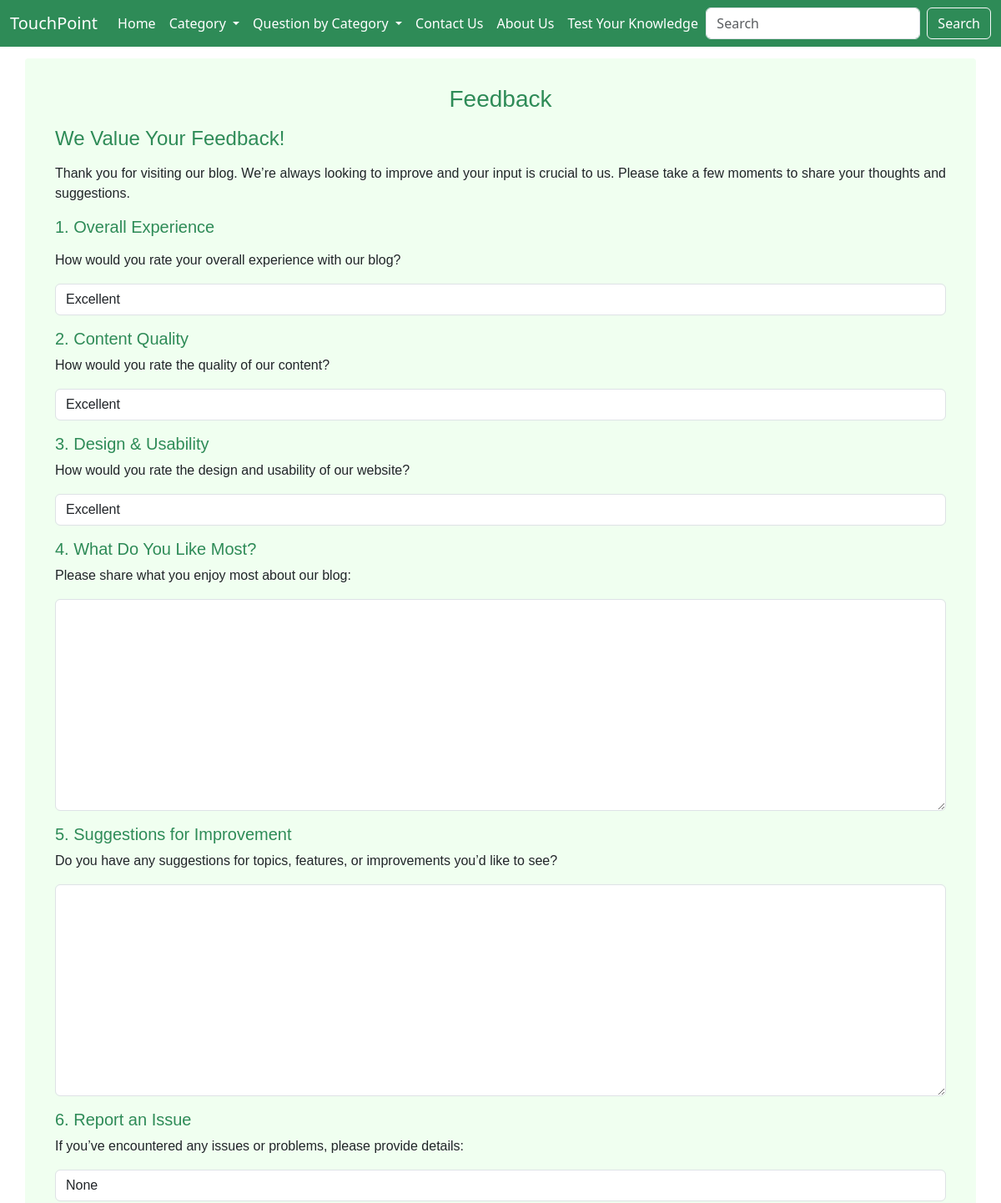
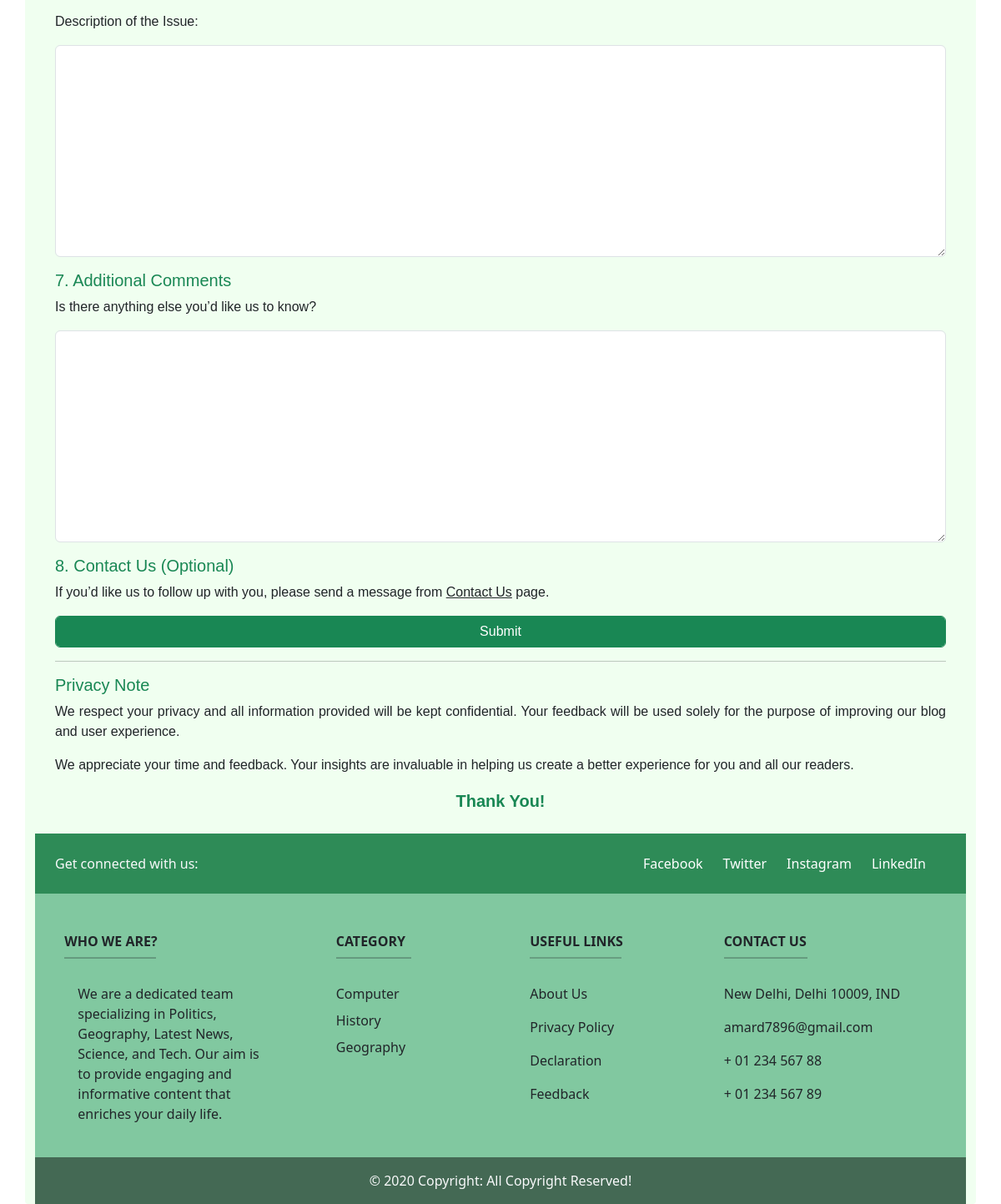
The page /feedback/ on the database its author committed (2 pictures, top to bottom).
### blogs/models.py (models this page shows, shortened)
class BaseClass(models.Model):
    uid = models.UUIDField(primary_key=True, default=uuid.uuid4)
    class Meta:
        abstract=True

class Feedback(BaseClass):
    FEEDBACK_CHOICE = [
        ('5','Excellent'),
        ('4','Good'),
        ('3','Average'),
        ('2','Poor'),
        ('2','Vary Poor'),
    ]
    ISSUE_OR_PROBLEM = [
        ('1','Design Problem'),
        ('2','Content Erro'),
        ('3','Bug/Technical Issue'),
        ('4','Other'),
        ('5','None'),
    ]
    overall_experiance = models.CharField(max_length=1,choices=FEEDBACK_CHOICE,default=5)
    content_quality = models.CharField(max_length=1,choices=FEEDBACK_CHOICE,default=5)
    design_usability = models.CharField(max_length=1,choices=FEEDBACK_CHOICE,default=5)
    most_enjoyable_thing = models.TextField(max_length=300)
    suggestions = models.TextField(max_length=200)
    encountered_any_issues = models.CharField(max_length=1,choices=ISSUE_OR_PROBLEM,default=5)
    description_of_issue = models.TextField(max_length=300)
    additional_comment = models.TextField(max_length=300)
    slug = models.SlugField(default='',null=False)

class Catogery(BaseClass):
    name = models.CharField(max_length=50,null=False,unique=True)
    slug = models.SlugField(default='',null=False)
    def __str__(self):
        return f'{self.name}'

### blogs/views.py (the view)
# urls.py: path('feedback/', views.Feedback, name='feedback'),
def Feedback(request):
    cat_manu = Catogery.objects.all()
    if request.method == 'POST':
        form = FeedbackForm(request.POST)
        if form.is_valid():
            form.save()
            messages.info(request,'Thank you for submiting your valuable view with us.')
            return redirect('/')  # Redirect to a success page
    else:
        form = FeedbackForm()
    return render(request, 'other-app/feedback.html', {'form': form,"cat_manu":cat_manu})

### blogs/forms.py
class FeedbackForm(forms.ModelForm):
    class Meta:
        model = Feedback
        fields = (
            'overall_experiance',
            'content_quality',
            'design_usability',
            'most_enjoyable_thing',
            'suggestions',
            'encountered_any_issues',
            'description_of_issue',
            'additional_comment'
        )
        widgets = {
            'description_of_issue':forms.Textarea(attrs={'class':'form-control'}),
            'additional_comment':forms.Textarea(attrs={'class':'form-control'}),
            'suggestions':forms.Textarea(attrs={'class':'form-control'}),
            'most_enjoyable_thing':forms.Textarea(attrs={'class':'form-control'}),
            'overall_experiance':forms.Select(attrs={'class':'form-control'}),
            'content_quality':forms.Select(attrs={'class':'form-control'}),
            'design_usability':forms.Select(attrs={'class':'form-control'}),
            'encountered_any_issues':forms.Select(attrs={'class':'form-control'}),
        }

### templates/other-app/feedback.html (shortened to what this page needs)
{% extends 'header&footer/base.html' %}
{% block content %}
<head><title>Feedback</title></head>
<div class="m-4" style="text-align: justify;">
    <h3 class="text-center" style="color: #2E8B57;">Feedback</h3>
    <h4 class="mt-3 mb-3" style="color: #2E8B57;">We Value Your Feedback!</h4>
    <p> Thank you for visiting our blog. We’re always looking to improve and your input is crucial to us. Please take a
        few moments to share your thoughts and suggestions.</p>
    <h5 class="mt-3 mb-3" style="color: #2E8B57;">1. Overall Experience</h5>
    <form action="" method="POST">
    <p>How would you rate your overall experience with our blog?</p>
    <div class="my-3 ">{{form.overall_experiance}}</div>
    <h5 style="color: #2E8B57;">2. Content Quality</h5>
    <p>How would you rate the quality of our content?</p>
    <div class="my-3">{{form.content_quality}}</div>
    <h5 style="color: #2E8B57;">3. Design & Usability</h5>
    <p>How would you rate the design and usability of our website?</p>
    <div class="my-3">{{form.design_usability}}</div>
    <h5 style="color: #2E8B57;">4. What Do You Like Most?</h5>
    <p>Please share what you enjoy most about our blog:</p>
    <div class="my-3">{{form.most_enjoyable_thing}}</div>
    <h5 style="color: #2E8B57;">5. Suggestions for Improvement</h5>
    <p>Do you have any suggestions for topics, features, or improvements you’d like to see?</p>
    <div class="my-3">{{form.suggestions}}</div>
    <h5 style="color: #2E8B57;">6. Report an Issue</h5>
    <p>If you’ve encountered any issues or problems, please provide details:</p>
    <div class="my-3">{{form.encountered_any_issues}}</div>
    <p>Description of the Issue:</p>
    <div class="my-3">{{form.description_of_issue}}</div>
    <h5 class="text-success">7. Additional Comments</h5>
    <p>Is there anything else you’d like us to know?</p>
    <div class="my-3">{{form.additional_comment}}</div>
    <h5 class="text-success">8. Contact Us (Optional)</h5>
    <p>If you’d like us to follow up with you, please send a message from <a href="{% url 'contact' %}"
            class="text-decoration-none-underline text-dark">Contact Us</a> page.</p>
    <input type="submit" class="form-control btn btn-success" value="Submit">
    </form>
    <hr>
    <h5 class="mt-3 text-success">Privacy Note</h5>
    <p>We respect your privacy and all information provided will be kept confidential. Your feedback will be used solely
        for the purpose of improving our blog and user experience.
    </p>
    <p>We appreciate your time and feedback. Your insights are invaluable in helping us create a better experience for
        you and all our readers.</p>
    <p class="text-center fs-5 text-success"><b>Thank You!</b></p>
</div>
{% endblock %}

### templates/header&footer/base.html (shortened to what this page needs)
<!doctype html>
<html lang="en">
{% load static %}
<head>
    <link rel="stylesheet" href="{% static 'css/bootstrap.min.css' %}">
    <link rel="stylesheet" href="{% static 'css/additional-css.css' %}">
</head>
<body>
    <nav class="navbar navbar-expand-lg" style="background-color: #2E8B57;">
        <div class="container-fluid">
            <a class="navbar-brand text-white" id="how1" id="brand" href="{% url 'home' %}">TouchPoint</a>
            <div class="collapse navbar-collapse" id="navbarSupportedContent">
                <ul class="navbar-nav me-auto mb-2 mb-lg-0">
                    <li class="nav-item">
                        <a class="nav-link text-white {% if request.path == '/' %}active{% endif %}" aria-current="page"
                            href="{% url 'home' %}" id="how1">Home</a>
                    </li>
                    <li class="nav-item dropdown">
                        <a class="nav-link dropdown-toggle text-white" href="#" role="button" data-bs-toggle="dropdown"
                            aria-expanded="false" id="how1">
                            Category
                        </a>
                    </li>
                    <li class="nav-item dropdown">
                        <a class="nav-link dropdown-toggle text-white" href="#" role="button" data-bs-toggle="dropdown"
                            aria-expanded="false" id="how1">
                            Question by Category
                        </a>
                    </li>
                    <li class="nav-item">
                        <a class="nav-link text-white {% if request.path == '/contact/' %}active{% endif %}"
                            aria-current="page" href="{% url 'contact' %}" id="how1">Contact Us</a>
                    </li>
                    <li class="nav-item">
                        <a class="nav-link text-white {% if request.path == '/about/' %}active{% endif %}"
                            aria-current="page" href="{% url 'about' %}" id="how1">About Us</a>
                    </li>
                    <li class="nav-item">
                        <a class="nav-link text-white {% if request.path == '/quiz-list/' %}active{% endif %}"
                            aria-current="page" href="{% url 'quiz-list' %}" id="how1">Test Your Knowledge</a>
                    </li>
                </ul>
                <form class="d-flex" role="search" method="POST" action="{% url 'searched-key' %}">
                    <input class="form-control me-2" name="search" type="search" placeholder="Search"
                        aria-label="Search">
                    <button class="btn btn-outline-light text-white" type="submit">Search</button>
                </form>
            </div>
        </div>
    </nav>
    <div class="container" style="background-color: #F0FFF0; border-radius: 4px; margin-top: 70px;">
        <div class="pt-2">
            <div style="margin-top: 5px; font-family: sans-serif;">
                {% block content %}
                {% endblock %}
            </div>
        </div>
        <div class="mt-4">
            <footer class="text-center text-lg-start text-dark" style="background-color: #81c8a0;">
                <section class="d-flex justify-content-between align-items-center p-4"
                    style="background-color: #2E8B57;">
                    <div class="me-5 text-center text-lg-start mb-3 mb-lg-0">
                        <p class="mb-0 text-light">Get connected with us:</p>
                    </div>
                    <div>
                        <ul class="list-unstyled d-flex flex-column flex-lg-row justify-content-center mb-0">
                            <li class="mb-2 mb-lg-0 me-4">
                                <a href="https://www.facebook.com/" class="text-white text-decoration-none" target="_blank">
                                     Facebook
                                </a>
                            </li>
                            <li class="mb-2 mb-lg-0 me-4">
                                <a href="https://twitter.com/" class="text-white text-decoration-none" target="_blank">
                                     Twitter
                                </a>
                            </li>
                            <li class="mb-2 mb-lg-0 me-4">
                                <a href="https://www.instagram.com/invites/contact/?igsh=1qs36mg4p1k67&utm_content=w1vv9wj" class="text-white text-decoration-none" target="_blank">
                                     Instagram
                                </a>
                            </li>
                            <li class="mb-2 mb-lg-0 me-4">
                                <a href="https://www.linkedin.com/in/" class="text-white text-decoration-none" target="_blank">
                                     LinkedIn
                                </a>
                            </li>
                        </ul>
                    </div>
                </section>
                <section class="">
                    <div class="container text-center text-md-start mt-5">
                        <div class="row mt-3">
                            <div class="col-md-3 col-lg-4 col-xl-3 mx-auto mb-4">
                                <h6 class="text-uppercase fw-bold">Who We are?</h6>
                                <hr class="mb-4 mt-0 d-inline-block mx-auto"
                                    style="width: 110px; background-color: #0a090f; height: 2px" />
                                <p class="ms-3 me-3 text-justify">
                                    We are a dedicated team specializing in Politics, Geography, Latest News, Science,
                                    and Tech. Our aim is to provide engaging and informative content that enriches your
                                    daily life.
                                </p>
                            </div>
                            <div class="col-md-2 col-lg-2 col-xl-2 mx-auto mb-4">
                                <h6 class="text-uppercase fw-bold">Category</h6>
                                <hr class="mb-4 mt-0 d-inline-block mx-auto"
                                    style="width: 90px; background-color: #0a0614; height: 2px" />
                                <ul class="no-bullets">
                                    {% for category in cat_manu|slice:":5" %}
                                    <li class="mb-2"><a class="text-dark text-decoration-none"
                                            href="{% url 'category' category.slug %}">{{ category }}</a></li>
                                    {% endfor %}
                                </ul>
                            </div>
                            <div class="col-md-3 col-lg-2 col-xl-2 mx-auto mb-4">
                                <h6 class="text-uppercase fw-bold">Useful links</h6>
                                <hr class="mb-4 mt-0 d-inline-block mx-auto bg-dark"
                                    style="width: 110px; height: 2px" />
                                <p>
                                    <a href="{% url 'about' %}" class="text-dark text-decoration-none">About Us</a>
                                </p>
                                <p>
                                    <a href="{% url 'privacyandpolicy' %}"
                                        class="text-dark text-decoration-none">Privacy Policy</a>
                                </p>
                                <p>
                                    <a href="{% url 'declaration' %}"
                                        class="text-dark text-decoration-none">Declaration</a>
                                </p>
                                <p>
                                    <a href="{% url 'feedback' %}" class="text-dark text-decoration-none">Feedback</a>
                                </p>
                            </div>
                            <div class="col-md-4 col-lg-3 col-xl-3 mx-auto mb-md-0 mb-4">
                                <h6 class="text-uppercase fw-bold"><a class="text-decoration-none text-dark"
                                        href="{% url 'contact' %}">Contact Us</a></h6>
                                <hr class="mb-4 mt-0 d-inline-block mx-auto"
                                    style="width: 100px; background-color: #0d0b14; height: 2px" />
                                <p> New Delhi, Delhi 10009, IND</p>
                                <p><a href="mailto:amard7896@gmail.com"
                                        class="text-decoration-none text-dark">amard7896@gmail.com</a></p>
                                <p><a href="tel:+916206506449" class="text-decoration-none text-dark"> + 01 234 567
                                        88</a></p>
                                <p><a href="tel:+916206506449" class="text-decoration-none text-dark"> + 01 234 567
                                        89</a></p>
                            </div>
                        </div>
                    </div>
                </section>
                <div class="text-center p-3 text-light" style="background-color: rgba(2, 2, 2, 0.474)">
                    © 2020 Copyright: All Copyright Reserved!
                </div>
            </footer>
        </div>
    </div>
</body>
</html>

### static/css/additional-css.css (style rules this page uses)
.no-bullets { list-style-type: none; padding: 0; margin: 0; }
.navbar { position: fixed; top: 0; left: 0; width: 100%; z-index: 1000; }
.navbar-collapse { transition: all 0.7s; }

### rows shown on the page
Catogery: name "Computer"
Catogery: name "History"
Catogery: name "Geography"
